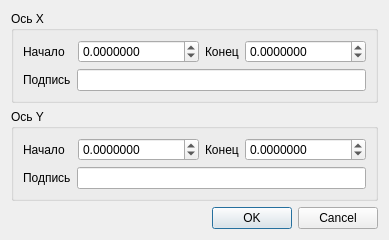
<?xml version="1.0" encoding="UTF-8"?>
<ui version="4.0">
 <class>GraphDialog</class>
 <widget class="QDialog" name="GraphDialog">
  <property name="geometry">
   <rect>
    <x>0</x>
    <y>0</y>
    <width>298</width>
    <height>219</height>
   </rect>
  </property>
  <property name="windowTitle">
   <string>Dialog</string>
  </property>
  <layout class="QVBoxLayout" name="verticalLayout_3">
   <item>
    <widget class="QGroupBox" name="groupBox">
     <property name="title">
      <string>Ось X</string>
     </property>
     <layout class="QVBoxLayout" name="verticalLayout">
      <item>
       <layout class="QHBoxLayout" name="horizontalLayout">
        <item>
         <widget class="QLabel" name="label_2">
          <property name="text">
           <string>Начало  </string>
          </property>
         </widget>
        </item>
        <item>
         <widget class="QDoubleSpinBox" name="xBegin">
          <property name="decimals">
           <number>7</number>
          </property>
          <property name="minimum">
           <double>-100000000000.000000000000000</double>
          </property>
          <property name="maximum">
           <double>100000000000.000000000000000</double>
          </property>
         </widget>
        </item>
        <item>
         <widget class="QLabel" name="label_3">
          <property name="text">
           <string>Конец</string>
          </property>
         </widget>
        </item>
        <item>
         <widget class="QDoubleSpinBox" name="xEnd">
          <property name="decimals">
           <number>7</number>
          </property>
          <property name="minimum">
           <double>-100000000000.000000000000000</double>
          </property>
          <property name="maximum">
           <double>100000000000.000000000000000</double>
          </property>
         </widget>
        </item>
       </layout>
      </item>
      <item>
       <layout class="QHBoxLayout" name="horizontalLayout_2">
        <item>
         <widget class="QLabel" name="label_4">
          <property name="text">
           <string>Подпись</string>
          </property>
         </widget>
        </item>
        <item>
         <widget class="QLineEdit" name="xLabel"/>
        </item>
       </layout>
      </item>
     </layout>
    </widget>
   </item>
   <item>
    <widget class="QGroupBox" name="groupBox_2">
     <property name="title">
      <string>Ось Y</string>
     </property>
     <layout class="QVBoxLayout" name="verticalLayout_2">
      <item>
       <layout class="QHBoxLayout" name="horizontalLayout_3">
        <item>
         <widget class="QLabel" name="label_5">
          <property name="text">
           <string>Начало  </string>
          </property>
         </widget>
        </item>
        <item>
         <widget class="QDoubleSpinBox" name="yBegin">
          <property name="decimals">
           <number>7</number>
          </property>
          <property name="minimum">
           <double>-100000000000.000000000000000</double>
          </property>
          <property name="maximum">
           <double>100000000000.000000000000000</double>
          </property>
         </widget>
        </item>
        <item>
         <widget class="QLabel" name="label_6">
          <property name="text">
           <string>Конец</string>
          </property>
         </widget>
        </item>
        <item>
         <widget class="QDoubleSpinBox" name="yEnd">
          <property name="decimals">
           <number>7</number>
          </property>
          <property name="minimum">
           <double>-100000000000.000000000000000</double>
          </property>
          <property name="maximum">
           <double>100000000000.000000000000000</double>
          </property>
         </widget>
        </item>
       </layout>
      </item>
      <item>
       <layout class="QHBoxLayout" name="horizontalLayout_4">
        <item>
         <widget class="QLabel" name="label_7">
          <property name="text">
           <string>Подпись</string>
          </property>
         </widget>
        </item>
        <item>
         <widget class="QLineEdit" name="yLabel"/>
        </item>
       </layout>
      </item>
     </layout>
    </widget>
   </item>
   <item>
    <widget class="QDialogButtonBox" name="buttonBox">
     <property name="orientation">
      <enum>Qt::Horizontal</enum>
     </property>
     <property name="standardButtons">
      <set>QDialogButtonBox::Cancel|QDialogButtonBox::Ok</set>
     </property>
    </widget>
   </item>
  </layout>
 </widget>
 <resources/>
 <connections>
  <connection>
   <sender>buttonBox</sender>
   <signal>accepted()</signal>
   <receiver>GraphDialog</receiver>
   <slot>accept()</slot>
   <hints>
    <hint type="sourcelabel">
     <x>248</x>
     <y>254</y>
    </hint>
    <hint type="destinationlabel">
     <x>157</x>
     <y>274</y>
    </hint>
   </hints>
  </connection>
  <connection>
   <sender>buttonBox</sender>
   <signal>rejected()</signal>
   <receiver>GraphDialog</receiver>
   <slot>reject()</slot>
   <hints>
    <hint type="sourcelabel">
     <x>316</x>
     <y>260</y>
    </hint>
    <hint type="destinationlabel">
     <x>286</x>
     <y>274</y>
    </hint>
   </hints>
  </connection>
 </connections>
</ui>
